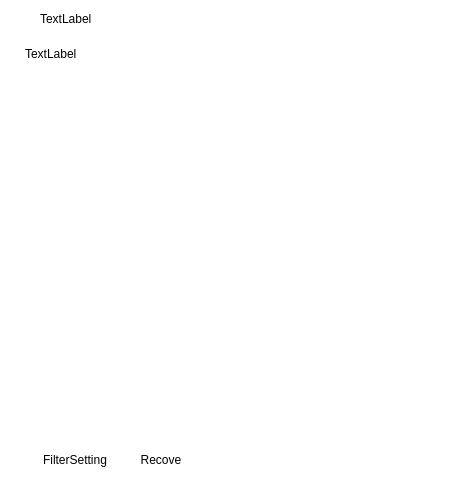
<?xml version="1.0" encoding="UTF-8"?>
<ui version="4.0">
 <class>KylinBurnerFileFilter</class>
 <widget class="QWidget" name="KylinBurnerFileFilter">
  <property name="geometry">
   <rect>
    <x>0</x>
    <y>0</y>
    <width>450</width>
    <height>500</height>
   </rect>
  </property>
  <property name="sizePolicy">
   <sizepolicy hsizetype="Fixed" vsizetype="Fixed">
    <horstretch>0</horstretch>
    <verstretch>0</verstretch>
   </sizepolicy>
  </property>
  <property name="minimumSize">
   <size>
    <width>450</width>
    <height>500</height>
   </size>
  </property>
  <property name="maximumSize">
   <size>
    <width>450</width>
    <height>500</height>
   </size>
  </property>
  <property name="windowTitle">
   <string>Form</string>
  </property>
  <property name="styleSheet">
   <string notr="true">background-color: rgb(255, 255, 255);
border: none;border-radius: 4px;</string>
  </property>
  <layout class="QVBoxLayout" name="verticalLayout">
   <property name="spacing">
    <number>0</number>
   </property>
   <property name="leftMargin">
    <number>0</number>
   </property>
   <property name="topMargin">
    <number>0</number>
   </property>
   <property name="rightMargin">
    <number>0</number>
   </property>
   <property name="bottomMargin">
    <number>0</number>
   </property>
   <item>
    <widget class="QWidget" name="widget" native="true">
     <property name="minimumSize">
      <size>
       <width>450</width>
       <height>34</height>
      </size>
     </property>
     <property name="maximumSize">
      <size>
       <width>450</width>
       <height>34</height>
      </size>
     </property>
     <property name="styleSheet">
      <string notr="true">border-radius: 6px;</string>
     </property>
     <layout class="QHBoxLayout" name="horizontalLayout_2">
      <property name="spacing">
       <number>0</number>
      </property>
      <property name="leftMargin">
       <number>5</number>
      </property>
      <property name="topMargin">
       <number>4</number>
      </property>
      <property name="rightMargin">
       <number>4</number>
      </property>
      <property name="bottomMargin">
       <number>0</number>
      </property>
      <item>
       <layout class="QHBoxLayout" name="horizontalLayout">
        <property name="spacing">
         <number>5</number>
        </property>
        <item>
         <widget class="QLabel" name="label">
          <property name="minimumSize">
           <size>
            <width>30</width>
            <height>30</height>
           </size>
          </property>
          <property name="maximumSize">
           <size>
            <width>30</width>
            <height>30</height>
           </size>
          </property>
          <property name="styleSheet">
           <string notr="true">image: url(:/icon/icon/logo-小.png);</string>
          </property>
          <property name="text">
           <string/>
          </property>
         </widget>
        </item>
        <item>
         <widget class="QLabel" name="labelTitle">
          <property name="minimumSize">
           <size>
            <width>100</width>
            <height>30</height>
           </size>
          </property>
          <property name="maximumSize">
           <size>
            <width>100</width>
            <height>30</height>
           </size>
          </property>
          <property name="styleSheet">
           <string notr="true">font: 14px &quot;Noto Sans CJK SC&quot;;</string>
          </property>
          <property name="text">
           <string>TextLabel</string>
          </property>
         </widget>
        </item>
       </layout>
      </item>
      <item>
       <spacer name="horizontalSpacer">
        <property name="orientation">
         <enum>Qt::Horizontal</enum>
        </property>
        <property name="sizeHint" stdset="0">
         <size>
          <width>312</width>
          <height>20</height>
         </size>
        </property>
       </spacer>
      </item>
      <item>
       <widget class="QLabel" name="labelClose">
        <property name="minimumSize">
         <size>
          <width>30</width>
          <height>30</height>
         </size>
        </property>
        <property name="maximumSize">
         <size>
          <width>30</width>
          <height>30</height>
         </size>
        </property>
        <property name="styleSheet">
         <string notr="true">image: url(:/icon/icon/icon-关闭-默认.png);</string>
        </property>
        <property name="text">
         <string/>
        </property>
       </widget>
      </item>
     </layout>
    </widget>
   </item>
   <item>
    <widget class="QWidget" name="widget_2" native="true">
     <property name="minimumSize">
      <size>
       <width>450</width>
       <height>40</height>
      </size>
     </property>
     <property name="maximumSize">
      <size>
       <width>450</width>
       <height>40</height>
      </size>
     </property>
     <layout class="QHBoxLayout" name="horizontalLayout_3">
      <property name="leftMargin">
       <number>25</number>
      </property>
      <property name="topMargin">
       <number>0</number>
      </property>
      <property name="rightMargin">
       <number>0</number>
      </property>
      <property name="bottomMargin">
       <number>0</number>
      </property>
      <item>
       <widget class="QLabel" name="labelName">
        <property name="minimumSize">
         <size>
          <width>425</width>
          <height>40</height>
         </size>
        </property>
        <property name="maximumSize">
         <size>
          <width>425</width>
          <height>40</height>
         </size>
        </property>
        <property name="styleSheet">
         <string notr="true">font: 24px &quot;Noto Sans CJK SC&quot;;</string>
        </property>
        <property name="text">
         <string>TextLabel</string>
        </property>
       </widget>
      </item>
     </layout>
    </widget>
   </item>
   <item>
    <widget class="QWidget" name="widget_3" native="true">
     <property name="minimumSize">
      <size>
       <width>450</width>
       <height>371</height>
      </size>
     </property>
     <property name="maximumSize">
      <size>
       <width>450</width>
       <height>371</height>
      </size>
     </property>
     <layout class="QGridLayout" name="gridLayout">
      <property name="leftMargin">
       <number>25</number>
      </property>
      <property name="topMargin">
       <number>5</number>
      </property>
      <property name="rightMargin">
       <number>5</number>
      </property>
      <property name="bottomMargin">
       <number>0</number>
      </property>
      <property name="spacing">
       <number>0</number>
      </property>
      <item row="0" column="0">
       <widget class="QTreeView" name="treeView">
        <property name="frameShape">
         <enum>QFrame::NoFrame</enum>
        </property>
        <property name="lineWidth">
         <number>0</number>
        </property>
        <property name="verticalScrollBarPolicy">
         <enum>Qt::ScrollBarAlwaysOff</enum>
        </property>
       </widget>
      </item>
     </layout>
    </widget>
   </item>
   <item>
    <widget class="QWidget" name="widget_4" native="true">
     <property name="minimumSize">
      <size>
       <width>450</width>
       <height>55</height>
      </size>
     </property>
     <property name="maximumSize">
      <size>
       <width>450</width>
       <height>55</height>
      </size>
     </property>
     <layout class="QHBoxLayout" name="horizontalLayout_4">
      <property name="leftMargin">
       <number>25</number>
      </property>
      <property name="topMargin">
       <number>0</number>
      </property>
      <property name="rightMargin">
       <number>0</number>
      </property>
      <property name="bottomMargin">
       <number>25</number>
      </property>
      <item>
       <widget class="QPushButton" name="btnSetting">
        <property name="minimumSize">
         <size>
          <width>100</width>
          <height>30</height>
         </size>
        </property>
        <property name="maximumSize">
         <size>
          <width>100</width>
          <height>30</height>
         </size>
        </property>
        <property name="styleSheet">
         <string notr="true">font: 14px &quot;Noto Sans CJK SC&quot;;</string>
        </property>
        <property name="text">
         <string>FilterSetting</string>
        </property>
       </widget>
      </item>
      <item>
       <widget class="QPushButton" name="btnRecovery">
        <property name="minimumSize">
         <size>
          <width>60</width>
          <height>30</height>
         </size>
        </property>
        <property name="maximumSize">
         <size>
          <width>60</width>
          <height>30</height>
         </size>
        </property>
        <property name="styleSheet">
         <string notr="true">font: 14px &quot;Noto Sans CJK SC&quot;;</string>
        </property>
        <property name="text">
         <string>Recove</string>
        </property>
       </widget>
      </item>
      <item>
       <spacer name="horizontalSpacer_3">
        <property name="orientation">
         <enum>Qt::Horizontal</enum>
        </property>
        <property name="sizeHint" stdset="0">
         <size>
          <width>252</width>
          <height>20</height>
         </size>
        </property>
       </spacer>
      </item>
     </layout>
    </widget>
   </item>
  </layout>
 </widget>
 <resources/>
 <connections/>
</ui>
